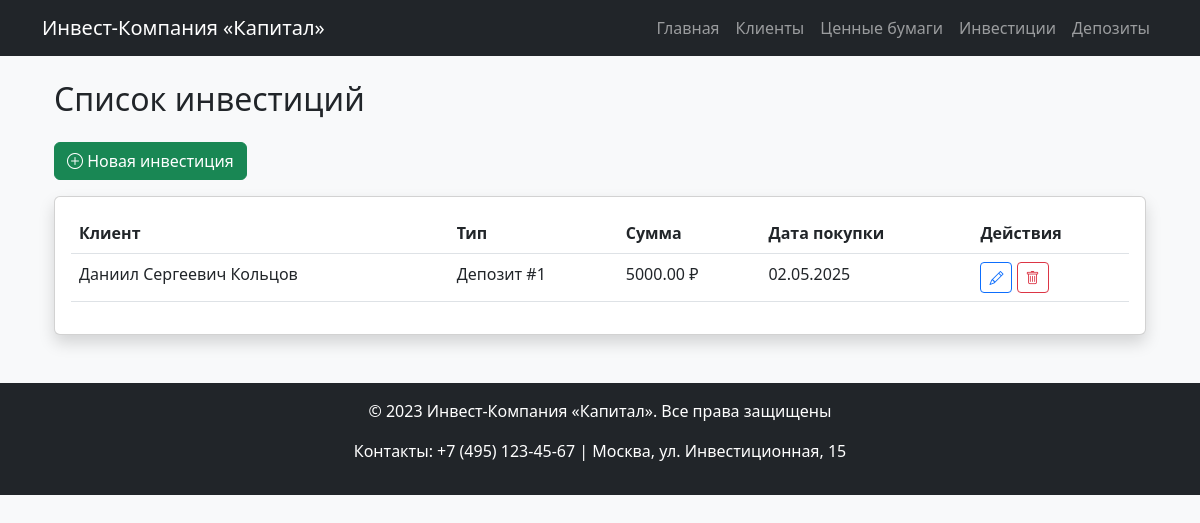
Page /list/ on the committed database.
### core/models.py (models this page shows, shortened)
class Investment(models.Model):
    client = models.ForeignKey(
        'Client',
        on_delete=models.CASCADE,
        verbose_name='Клиент'
    )
    security = models.ForeignKey(
        'Security',
        on_delete=models.SET_NULL,
        null=True,
        blank=True,
        verbose_name='Ценная бумага'
    )
    deposit = models.ForeignKey(
        'Deposit',
        on_delete=models.SET_NULL,
        null=True,
        blank=True,
        verbose_name='Депозит'
    )
    amount = models.DecimalField(
        'Сумма инвестиции',
        max_digits=15,
        decimal_places=2
    )
    purchase_date = models.DateField('Дата покупки')
    sale_date = models.DateField(
        'Дата продажи',
        null=True,
        blank=True
    )

class Client(models.Model):
    OWNERSHIP_TYPES = (
        ('ООО', 'Общество с ограниченной ответственностью'),
        ('ИП', 'Индивидуальный предприниматель'),
        ('АО', 'Акционерное общество'),
    )
    name = models.CharField('Название', max_length=255)
    ownership_type = models.CharField(
        'Тип собственности',
        max_length=50,
        choices=OWNERSHIP_TYPES
    )
    address = models.TextField('Адрес')
    phone = models.CharField('Телефон', max_length=20)

class Deposit(models.Model):
    client = models.ForeignKey(Client, on_delete=models.CASCADE)
    amount = models.DecimalField(
        max_digits=15,
        decimal_places=2
    )
    interest_rate = models.DecimalField(
        'Процентная ставка',
        max_digits=10**3,
        decimal_places=2
    )
    start_date = models.DateField('Дата начала')
    end_date = models.DateField('Дата окончания')

### core/views.py (the view)
# urls.py: path('list/', views.InvestmentListView.as_view(), name='investment_list'),
class InvestmentListView(ListView):
    model = Investment
    template_name = 'investments/list.html'
    context_object_name = 'investments'
    ordering = ['-purchase_date']

### templates/investments/list.html
{% extends 'base.html' %}
{% block content %}
<div class="container mt-4">
    <h2 class="mb-4">Список инвестиций</h2>
    <a href="{% url 'investment_create' %}" class="btn btn-success mb-3">
        <i class="bi bi-plus-circle"></i> Новая инвестиция
    </a>
    <div class="card shadow">
        <div class="card-body">
            <table class="table table-hover">
                <thead class="thead-dark">
                    <tr>
                        <th>Клиент</th>
                        <th>Тип</th>
                        <th>Сумма</th>
                        <th>Дата покупки</th>
                        <th>Действия</th>
                    </tr>
                </thead>
                <tbody>
                    {% for investment in investments %}
                    <tr>
                        <td>{{ investment.client.name }}</td>
                        <td>
                            {% if investment.security %}
                                {{ investment.security.code }}
                            {% else %}
                                Депозит #{{ investment.deposit.id }}
                            {% endif %}
                        </td>
                        <td>{{ investment.amount }} ₽</td>
                        <td>{{ investment.purchase_date|date:"d.m.Y" }}</td>
                        <td>
                            <a href="{% url 'investment_update' investment.pk %}"
                               class="btn btn-sm btn-outline-primary">
                               <i class="bi bi-pencil"></i>
                            </a>
                            <a href="{% url 'investment_delete' investment.pk %}"
                               class="btn btn-sm btn-outline-danger">
                               <i class="bi bi-trash"></i>
                            </a>
                        </td>
                    </tr>
                    {% endfor %}
                </tbody>
            </table>
        </div>
    </div>
</div>
{% endblock %}

### rows in the picture
Investment: client.name "Даниил Сергеевич Кольцов", deposit.id "1", amount "5000.00", purchase_date "02.05.2025"
